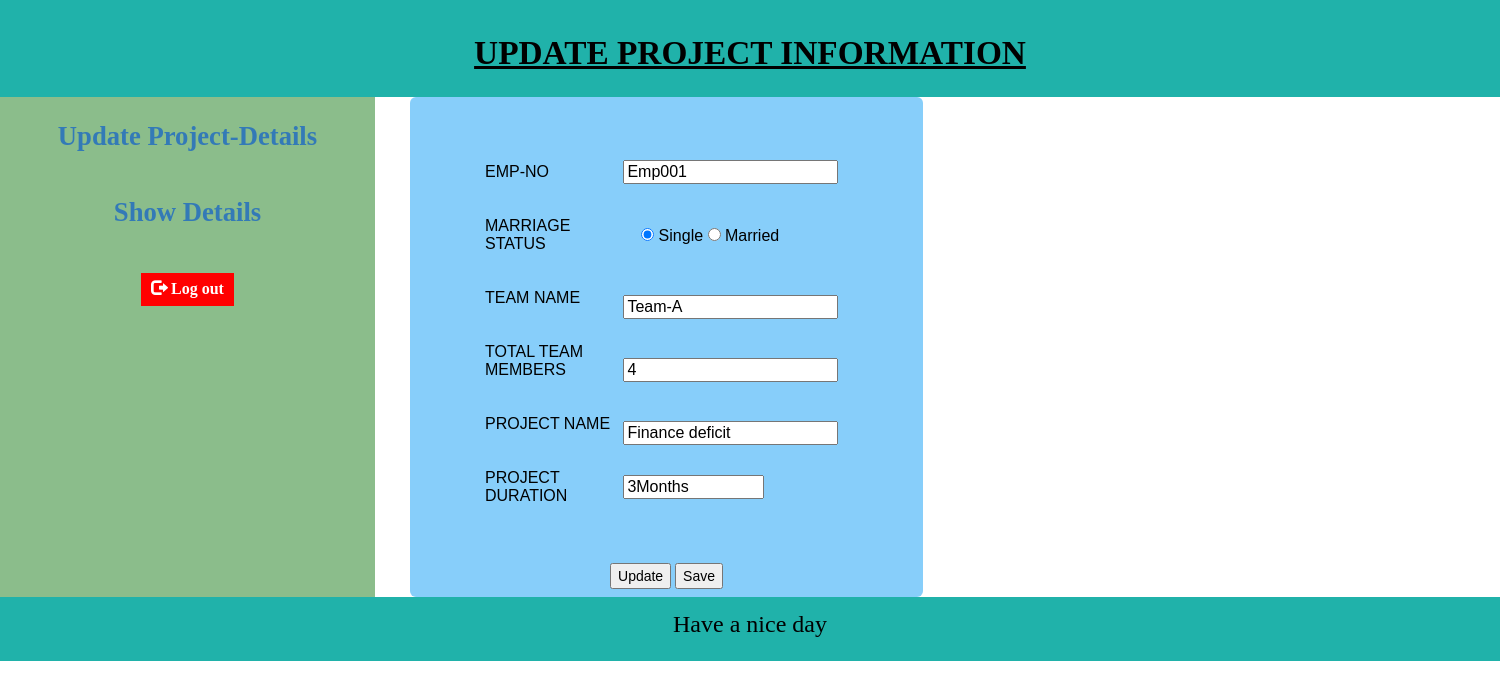
/edit-project.php?id=Emp001, run on the app's committed database.
### tables this page shows
CREATE TABLE `project_table` (
  `EMP_NO` varchar(20) NOT NULL,
  `MARRIAGE_STATUS` varchar(20) NOT NULL,
  `TEAM_NAME` varchar(50) NOT NULL,
  `TEAM_MEMBERS` int(11) NOT NULL,
  `PROJECT_NAME` varchar(60) NOT NULL,
  `PROJECT_DURATION` varchar(20) DEFAULT NULL
);

### edit-project.php (the view, shortened to what this page needs)
<?php
$id=$_GET['id'];
$servername = "localhost";
$username = "root";
$password = "root";
$dp = "employee";
$conn = mysqli_connect($servername, $username, $password, $dp);
$sql = "SELECT * FROM project_table where emp_no='$id'";
$result = mysqli_query($conn,$sql);
if (count($result) == 1){
    $row=mysqli_fetch_array($result);
    $emp_no=$row['EMP_NO'];
    $marriage=$row['MARRIAGE_STATUS'];
    $t_name=$row['TEAM_NAME'];
    $t_member=$row['TEAM_MEMBERS'];
    $p_name=$row['PROJECT_NAME'];
    $p_duration=$row['PROJECT_DURATION'];
}
?>
<html lang="en-US">
    <head>
        <link rel="stylesheet" href="https://maxcdn.bootstrapcdn.com/bootstrap/3.3.7/css/bootstrap.min.css"
>
    </head>
    <body>
        <header><h1>UPDATE PROJECT INFORMATION</h1></header>
        <section>
            <nav>
                <ul>
                    <li><a href="edit-project.php">Update Project-Details</a></li><br>
                    <li><a href="show-project.php">Show Details</a></li><br>
                    <a type='button' class='button' href='admin.php' >
                        <span class="glyphicon glyphicon-log-out"></span> Log out
                    </a>
                </ul>
            </nav>
            <article>
                <div class="container" >
                    <div class="jumbotron" align="center">
                        <div class="container" align="center">
                            <form method="post" action="update-project.php" enctype="multipart/form-data" padding: 20px>
                                <table align="center" cellpadding="8">
                                    <tr>
                                        <td><br> EMP-NO <br /><br /></td>
                                        <td><input type="text" name="Emp-no" value="<?php echo $emp_no; ?>" maxlength="" pattern="^[A-Za-z0-9]+$" readonly/>
                                        </td>
                                    </tr>
                                    <tr>
                                        <td><br> MARRIAGE STATUS<br /><br /></td>
                                        <td>&nbsp&nbsp&nbsp
                                            <input type="radio" name="Marriage" value="Single" <?php if($marriage =="Single"){echo "checked";}?>> Single
                                            <input type="radio" name="Marriage" value="Married" <?php if($marriage =="Married"){echo "checked";}?>> Married
                                        </td>
                                    </tr>
                                    <tr>
                                        <td><br> TEAM NAME <br /><br /></td>
                                        <td>&nbsp&nbsp&nbsp
                                            <input type="text" name="T-Name" value="<?php echo $t_name; ?>" maxlength="25" pattern="^[0-9a-zA-Z_\-\.]+$" required >
                                        </td>
                                    </tr>
                                    <tr>
                                        <td><br>TOTAL TEAM MEMBERS<br /><br /></td>
                                        <td>&nbsp&nbsp&nbsp
                                        <input type="number" name="T-Member" value="<?php echo $t_member; ?>" maxlength="2" size="2" pattern="[0-1]{1}[0-9]{1}" required >
                                        </td>
                                    </tr>
                                    <tr>
                                        <td><br>PROJECT NAME<br /><br /></td>
                                        <td>&nbsp&nbsp&nbsp
                                            <input type="text" name="P-Name" value="<?php echo $p_name; ?>" maxlength="30" pattern="^[0-9a-zA-Z\s]+$" required  >
                                        </td>
                                    </tr>
                                    <tr>
                                        <td><br> PROJECT DURATION <br /><br /></td>
                                        <td>
                                        <input type="text" name="P-Duration" value="<?php echo $p_duration; ?>" maxlength="12" size="12" pattern="^[0-9a-zA-Z\s]+$" required >
                                        </td>
                                    </tr>
                                </table><br><br />
                                <input type="submit" value="Update" align="center" onclick="alert('Informations are updated!')" href="update-project.php">
                                <button onclick="show-workers.php" align="center">Save</button>
                        </div>
                    </div>
                </div>
            </article>
        </section>
        <footer>
            <p>Have a nice day</p>
        </footer>
    </body>
</html>

### edit-project.php (style rules this page uses)
body { background: url(https://images.unsplash.com/photo-1473170611423-22489201d919?ixlib=rb-1.2.1&auto=format&fit=crop&w=500&q=60); background-repeat:no-repeat; background-size: cover; color: black; }
h1 { font-family: Calibri; font-size: 25pt; font-style: normal; font-weight: bold; color:black; text-decoration: underline }
.jumbotron { margin-top: -20px; background: lightskyblue; color: black; width: 45%; height: 500px; box-align: left; }
* { box-sizing: border-box; align-items: center; }
body { font-family: Arial, Helvetica, sans-serif; }
header { background-color: lightseagreen; padding: 15px; text-align: center; font-size: 35px; }
nav { float: left; width: 25%; height: 500px; background: rgb(139, 189, 139); text-align: center; font-family: Calibri; font-size: 20pt; font-style: normal; font-weight: bold; padding: 20px; color: blue }
nav ul { list-style-type: none; padding: 0; }
article { float: left; scroll-margin: left:inherit; padding: 20px; width: 75%; height: 300px; }
section:after { content: ""; display: table; clear: both; }
footer { background-color: lightseagreen; padding: 10px; font-family: Calibri; font-size: 18pt; font-style: normal; text-align: center; color: black; }
.button { background-color: red; border: 1; padding:5px 10px; text-align: center; text-decoration: none; display: inline-block; font-size: 16px; margin: 4px 2px; cursor: pointer; color: white }

### data on the page
project_table: Emp-no "Emp001", MARRIAGE_STATUS "☑", T-Name "Team-A", T-Member "4", P-Name "Finance deficit", P-Duration "3Months"
